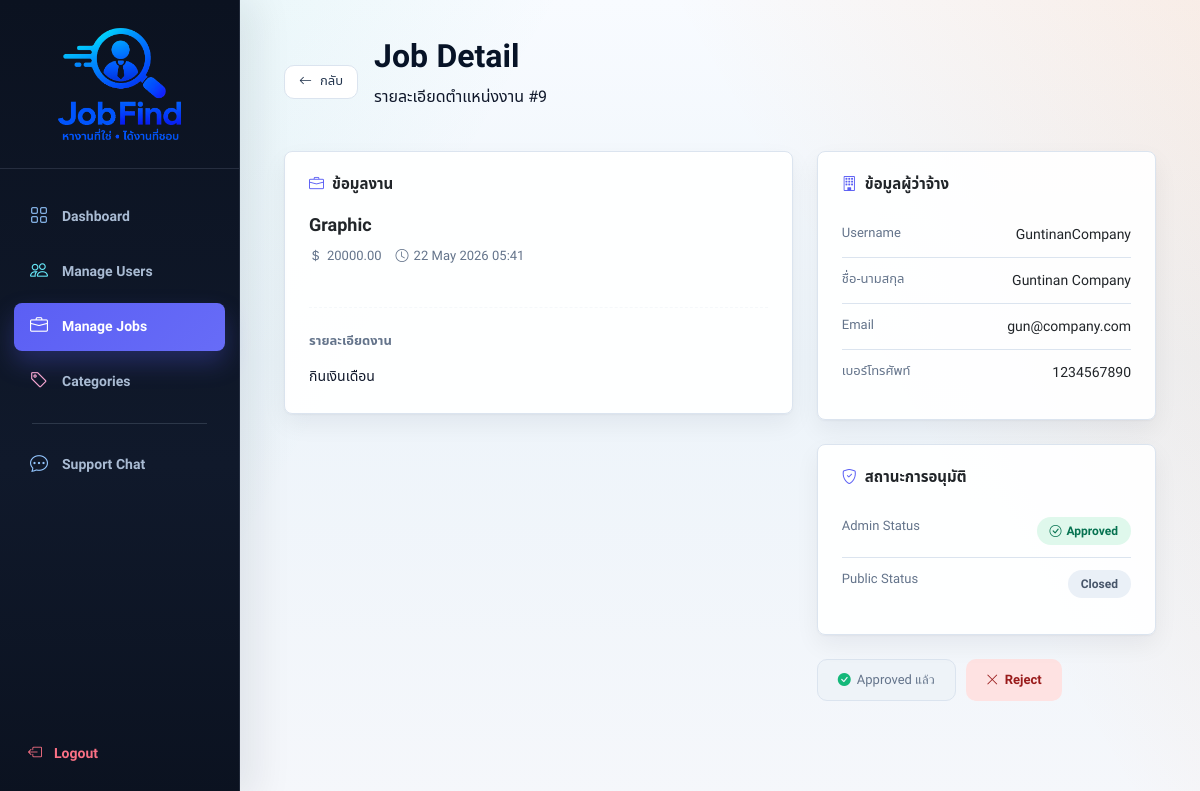
The app's page /admin/job_detail.php?id=9 (signed in) with its own data.
### tables this page shows
CREATE TABLE `job` (
  `job_id` int(11) NOT NULL,
  `employer_id` int(11) NOT NULL,
  `title` varchar(255) NOT NULL,
  `description` text NOT NULL,
  `location` varchar(255) NOT NULL,
  `salary` decimal(10,2) DEFAULT 0.00,
  `latitude` double DEFAULT NULL,
  `longitude` double DEFAULT NULL,
  `deadline` datetime DEFAULT NULL,
  `status` enum('open','in_progress','completed','closed') DEFAULT 'open',
  `admin_status` enum('pending','approved','rejected') DEFAULT 'pending',
  `created_at` timestamp NOT NULL DEFAULT current_timestamp(),
  `category` varchar(100) DEFAULT NULL,
  `job_subcategory` varchar(120) DEFAULT NULL,
  `employment_type` varchar(40) DEFAULT NULL,
  `image_path` varchar(255) DEFAULT NULL,
  `updated_at` timestamp NULL DEFAULT NULL
);

CREATE TABLE `users` (
  `user_id` int(11) NOT NULL,
  `username` varchar(50) DEFAULT NULL,
  `email` varchar(100) DEFAULT NULL,
  `password` varchar(255) DEFAULT NULL,
  `fullname` varchar(100) DEFAULT NULL,
  `phone` varchar(20) DEFAULT NULL,
  `gender` varchar(20) DEFAULT NULL,
  `role` enum('admin','employer','freelancer') DEFAULT NULL,
  `created_at` timestamp NOT NULL DEFAULT current_timestamp(),
  `latitude` double DEFAULT NULL,
  `longitude` double DEFAULT NULL,
  `company_details` text DEFAULT NULL
);

### helpers/job_image_helpers.php (called while the page is built, shortened)
<?php
function get_job_images($conn, $job_id){
    $job_id = intval($job_id);
    $images = [];
    return $images;
}
?>

### admin/job_detail.php (the view, shortened to what this page needs)
<?php
require_once __DIR__ . "/../config/config.php";
require_once __DIR__ . "/../helpers/job_image_helpers.php";
$job_id = intval($_GET['id'] ?? 0);
$result = mysqli_query($conn,"
    SELECT job.*, users.username, users.email, users.phone, users.fullname
    FROM job
    JOIN users ON users.user_id = job.employer_id
    WHERE job.job_id = '$job_id'
");
$job = mysqli_fetch_assoc($result);
?>
<!DOCTYPE html>
<html lang="th">
<head>
<link href="https://cdn.jsdelivr.net/npm/bootstrap@5.3.0/dist/css/bootstrap.min.css" rel="stylesheet">
<link href="https://cdn.jsdelivr.net/npm/bootstrap-icons@1.11.0/font/bootstrap-icons.css" rel="stylesheet">
<link rel="stylesheet" href="../assets/css/freelancehub-theme.css">
</head>
<body>
<aside class="sidebar">
  <div class="sidebar-brand">
    <a href="../index.php" class="logo">
      <div class="logo-icon" style="width:132px!important;height:120px!important;min-width:132px!important;max-width:132px!important;max-height:120px!important;flex:0 0 120px!important;border-radius:0!important;background:transparent!important;padding:0!important;overflow:hidden!important;box-shadow:none!important;margin:0 auto!important;align-self:center!important;"><img class="brand-logo-img" src="../assets/images/jobfind-logo.png?v=13" alt="Job_Find logo" style="width:100%;height:100%;object-fit:contain;display:block;"></div>
    </a>
  </div>
  <nav class="sidebar-nav">
    <a href="dashboard.php" class="nav-item"><i class="bi bi-grid"></i> Dashboard</a>
    <a href="manage_users.php" class="nav-item"><i class="bi bi-people"></i> Manage Users</a>
    <a href="manage_jobs.php" class="nav-item active"><i class="bi bi-briefcase"></i> Manage Jobs</a>
    <a href="manage_categories.php" class="nav-item"><i class="bi bi-tag"></i> Categories</a>
    <div class="nav-divider"></div>
    <a href="support.php" class="nav-item">
      <i class="bi bi-chat-dots"></i> Support Chat
    </a>
  </nav>
  <div class="sidebar-footer">
    <a href="../logout.php" class="nav-logout"><i class="bi bi-box-arrow-left"></i> Logout</a>
  </div>
</aside>
<main class="main">
  <div class="topbar-wrap">
    <a href="manage_jobs.php" class="btn-back"><i class="bi bi-arrow-left"></i> กลับ</a>
    <div>
      <h2>Job Detail</h2>
      <p>รายละเอียดตำแหน่งงาน #<?php echo $job['job_id']; ?></p>
    </div>
  </div>
  <div class="detail-grid">
    <div class="card">
      <h4><i class="bi bi-briefcase" style="color:var(--accent);"></i> ข้อมูลงาน</h4>
      <div class="job-title"><?php echo htmlspecialchars($job['title']); ?></div>
      <div class="job-meta">
        <?php if(!empty($job['salary'])): ?>
        <span><i class="bi bi-currency-dollar"></i><?php echo htmlspecialchars($job['salary']); ?></span>
        <?php endif; ?>
        <span><i class="bi bi-clock"></i><?php echo !empty($job['created_at']) ? date('d M Y H:i', strtotime($job['created_at'])) : '-'; ?></span>
      </div>
      <hr class="section-divider">
      <div style="margin-bottom:12px;">
        <strong style="font-size:13px;color:var(--muted);">รายละเอียดงาน</strong>
      </div>
      <div class="job-desc"><?php echo nl2br(htmlspecialchars($job['description'])); ?></div>
    </div>
    <div>
      <div class="card">
        <h4><i class="bi bi-building" style="color:var(--accent);"></i> ข้อมูลผู้ว่าจ้าง</h4>
        <div class="info-row">
          <span class="info-label">Username</span>
          <span class="info-value"><?php echo htmlspecialchars($job['username']); ?></span>
        </div>
        <div class="info-row">
          <span class="info-label">ชื่อ-นามสกุล</span>
          <span class="info-value"><?php echo htmlspecialchars($job['fullname'] ?? '-'); ?></span>
        </div>
        <div class="info-row">
          <span class="info-label">Email</span>
          <span class="info-value"><?php echo htmlspecialchars($job['email']); ?></span>
        </div>
        <div class="info-row">
          <span class="info-label">เบอร์โทรศัพท์</span>
          <span class="info-value"><?php echo htmlspecialchars($job['phone'] ?? '-'); ?></span>
        </div>
      </div>
      <div class="card" style="margin-top:24px;">
        <h4><i class="bi bi-shield-check" style="color:var(--accent);"></i> สถานะการอนุมัติ</h4>
        <div class="info-row">
          <span class="info-label">Admin Status</span>
          <span class="info-value">
            <span class="status-pill sp-<?php echo $job['admin_status']; ?>">
              <i class="bi bi-<?php echo $job['admin_status']==='approved'?'check-circle':($job['admin_status']==='rejected'?'x-circle':'hourglass-split'); ?>"></i>
              <?php echo ucfirst($job['admin_status']); ?>
            </span>
          </span>
        </div>
        <div class="info-row">
          <span class="info-label">Public Status</span>
          <span class="info-value">
            <span class="status-pill sp-<?php echo $job['status']; ?>">
              <?php echo ucfirst($job['status']); ?>
            </span>
          </span>
        </div>
      </div>
      <div class="action-bar">
        <?php if($job['admin_status'] === 'pending'): ?>
          <a href="?id=<?php echo $job_id; ?>&approve=1" class="btn-approve" onclick="return confirm('ยืนยันการ Approve งานนี้?')">
            <i class="bi bi-check-lg"></i> Approve
          </a>
          <a href="?id=<?php echo $job_id; ?>&reject=1" class="btn-reject" onclick="return confirm('ยืนยันการ Reject งานนี้?')">
            <i class="bi bi-x-lg"></i> Reject
          </a>
        <?php elseif($job['admin_status'] === 'approved'): ?>
          <span class="btn-done"><i class="bi bi-check-circle-fill" style="color:var(--green);"></i> Approved แล้ว</span>
          <a href="?id=<?php echo $job_id; ?>&reject=1" class="btn-reject" onclick="return confirm('ต้องการเปลี่ยนเป็น Reject ใช่ไหม?')">
            <i class="bi bi-x-lg"></i> Reject
          </a>
        <?php endif; ?>
      </div>
    </div>
  </div>
</main>
</body>
</html>

### admin/job_detail.php (style rules this page uses)
*, *::before, *::after { box-sizing:border-box; margin:0; padding:0; }
:root { --navy:#0f172a; --navy2:#1e293b; --navy3:#334155; --accent:#6366f1; --light:#f1f5f9; --white:#ffffff; --text:#0f172a; --muted:#64748b; --border:#e2e8f0; --green:#10b981; --yellow:#f59e0b; --red:#ef4444; --radius:14px; }
body { font-family:'Sora',sans-serif; background:var(--light); color:var(--text); display:flex; min-height:100vh; }
.sidebar { width:240px; min-height:100vh; background:var(--navy); display:flex; flex-direction:column; padding:28px 0; position:fixed; top:0; left:0; z-index:100; }
.sidebar-brand { padding:0 24px 28px; border-bottom:1px solid var(--navy3); }
.logo { display:flex; align-items:center; gap:10px; text-decoration:none; }
.logo-icon { width:36px; height:36px; background:var(--accent); border-radius:10px; display:flex; align-items:center; justify-content:center; color:#fff; font-size:18px; }
.sidebar-nav { padding:20px 12px; flex:1; display:flex; flex-direction:column; gap:4px; }
.nav-item { display:flex; align-items:center; gap:10px; padding:10px 14px; border-radius:10px; color:#94a3b8; text-decoration:none; font-size:13.5px; font-weight:500; transition:background .15s,color .15s; }
.nav-item.active { background:var(--accent); color:#fff; }
.nav-item i { font-size:17px; width:20px; text-align:center; }
.nav-divider { height:1px; background:var(--navy3); margin:10px 14px; }
.sidebar-footer { padding:16px 12px 0; }
.nav-logout { display:flex; align-items:center; gap:10px; padding:10px 14px; border-radius:10px; color:#f87171; text-decoration:none; font-size:13.5px; font-weight:500; transition:background .15s; }
.main { margin-left:240px; flex:1; padding:36px 40px; }
.topbar-wrap { display:flex; align-items:center; gap:16px; margin-bottom:28px; }
.btn-back { display:inline-flex; align-items:center; gap:8px; padding:8px 14px; border:1px solid var(--border); border-radius:10px; font-family:'Sora',sans-serif; font-size:13px; color:var(--muted); text-decoration:none; background:var(--white); transition:all .15s; }
.detail-grid { display:grid; grid-template-columns:1.2fr .8fr; gap:24px; align-items:start; }
.card { background:var(--white); border:1px solid var(--border); border-radius:var(--radius); padding:24px; }
.card h4 { font-size:15px; font-weight:600; margin-bottom:18px; display:flex; align-items:center; gap:8px; }
.job-title { font-size:18px; font-weight:600; margin-bottom:8px; }
.job-meta { display:flex; gap:14px; flex-wrap:wrap; font-size:13px; color:var(--muted); margin-bottom:20px; }
.job-meta span { display:flex; align-items:center; gap:5px; }
.job-desc { font-size:14px; line-height:1.8; color:var(--text); white-space:pre-wrap; }
.info-row { display:flex; justify-content:space-between; padding:12px 0; border-bottom:1px solid var(--border); }
.info-row:last-child { border-bottom:none; }
.info-label { font-size:13px; color:var(--muted); }
.info-value { font-size:14px; font-weight:500; text-align:right; max-width:55%; word-break:break-word; }
.status-pill { display:inline-flex; align-items:center; gap:5px; font-size:12px; font-weight:600; padding:5px 13px; border-radius:20px; }
.sp-approved { background:#d1fae5; color:#065f46; }
.action-bar { display:flex; gap:10px; margin-top:24px; flex-wrap:wrap; }
.btn-reject { display:inline-flex; align-items:center; gap:6px; padding:10px 20px; border-radius:10px; font-size:13px; font-weight:600; background:#fee2e2; color:#991b1b; text-decoration:none; border:none; cursor:pointer; font-family:'Sora',sans-serif; }
.btn-done { display:inline-flex; align-items:center; gap:6px; padding:10px 20px; border-radius:10px; font-size:13px; font-weight:500; background:var(--light); color:var(--muted); border:1px solid var(--border); cursor:default; font-family:'Sora',sans-serif; }
.section-divider { margin:20px 0; border:0; border-top:1px dashed var(--border); }

### records on screen
job: job_id "9", title "Graphic", salary "20000.00", created_at "22 May 2026 05:41", description "กินเงินเดือน", employer.username "GuntinanCompany", employer.fullname "Guntinan Company", employer.email "gun@company.com", employer.phone "1234567890", admin_status "Approved", status "Closed"
